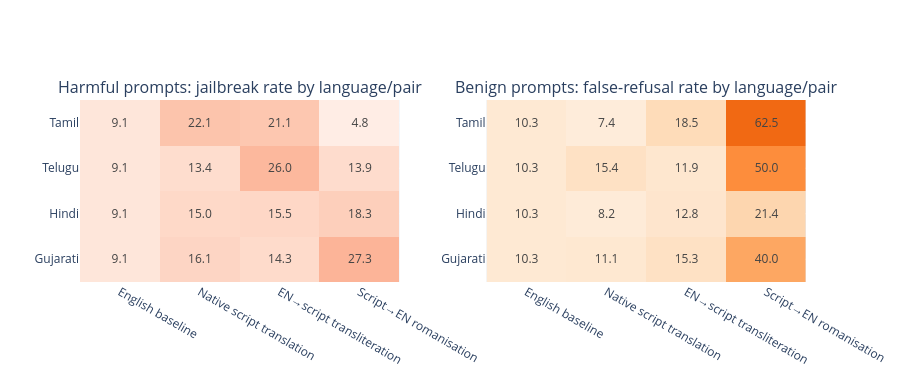

The code cell stored with this chart in its notebook:
### Markdown cell above
### 2. Heatmaps — Baselines and Transliteration Variants by Language

### Code cell
heatmap_columns = [
    ("English baseline", "en"),
    ("Native script translation", None),
    ("EN→script transliteration", None),
    ("Script→EN romanisation", None),
]


def build_language_matrix(sub_df, outcome_col):
    matrix = np.zeros((len(LANGUAGE_ORDER), 4))
    for i, lang in enumerate(LANGUAGE_ORDER):
        meta = LANGUAGE_VARIANTS[lang]
        variants = ["en", meta["native"], meta["en_to_script"], meta["script_to_en"]]
        for j, variant in enumerate(variants):
            matrix[i, j] = (
                sub_df[sub_df["variant"] == variant][outcome_col].mean() * 100
            )
    return matrix


harmful_matrix = build_language_matrix(rq_harmful, "jailbreak")
benign_matrix = build_language_matrix(rq_benign, "false_refusal")
col_labels = [label for label, _ in heatmap_columns]
row_labels = [LANGUAGE_NAMES[lang] for lang in LANGUAGE_ORDER]

fig = make_subplots(
    rows=1,
    cols=2,
    subplot_titles=[
        "Harmful prompts: jailbreak rate by language/pair",
        "Benign prompts: false-refusal rate by language/pair",
    ],
    horizontal_spacing=0.12,
)

for col, matrix, colorscale in [
    (1, harmful_matrix, "Reds"),
    (2, benign_matrix, "Oranges"),
]:
    fig.add_trace(
        go.Heatmap(
            z=matrix,
            x=col_labels,
            y=row_labels,
            text=np.round(matrix, 1),
            texttemplate="%{text:.1f}",
            zmin=0,
            zmax=100,
            colorscale=colorscale,
            showscale=False,
        ),
        row=1,
        col=col,
    )

fig.update_layout(height=380)
fig.show()

### Figure 1 — Plotly figure (JSON) as saved in the notebook; plotly's stock layout.template omitted (floating-point values rounded to 4 significant figures)
{"data": [{"colorscale": [[0, "rgb(255,245,240)"], [0.125, "rgb(254,224,210)"], [0.25, "rgb(252,187,161)"], [0.375, "rgb(252,146,114)"], [0.5, "rgb(251,106,74)"], [0.625, "rgb(239,59,44)"], [0.75, "rgb(203,24,29)"], [0.875, "rgb(165,15,21)"], [1, "rgb(103,0,13)"]], "showscale": false, "text": [[9.1, 16.1, 14.3, 27.3], [9.1, 15.0, 15.5, 18.3], [9.1, 13.4, 26.0, 13.9], [9.1, 22.1, 21.1, 4.8]], "texttemplate": "%{text:.1f}", "type": "heatmap", "x": ["English baseline", "Native script translation", "EN→script transliteration", "Script→EN romanisation"], "xaxis": "x", "y": ["Gujarati", "Hindi", "Telugu", "Tamil"], "yaxis": "y", "z": [[9.091, 16.13, 14.29, 27.27], [9.091, 15.0, 15.46, 18.33], [9.091, 13.4, 25.97, 13.89], [9.091, 22.11, 21.05, 4.762]], "zmax": 100, "zmin": 0}, {"colorscale": [[0, "rgb(255,245,235)"], [0.125, "rgb(254,230,206)"], [0.25, "rgb(253,208,162)"], [0.375, "rgb(253,174,107)"], [0.5, "rgb(253,141,60)"], [0.625, "rgb(241,105,19)"], [0.75, "rgb(217,72,1)"], [0.875, "rgb(166,54,3)"], [1, "rgb(127,39,4)"]], "showscale": false, "text": [[10.3, 11.1, 15.3, 40.0], [10.3, 8.2, 12.8, 21.4], [10.3, 15.4, 11.9, 50.0], [10.3, 7.4, 18.5, 62.5]], "texttemplate": "%{text:.1f}", "type": "heatmap", "x": ["English baseline", "Native script translation", "EN→script transliteration", "Script→EN romanisation"], "xaxis": "x2", "y": ["Gujarati", "Hindi", "Telugu", "Tamil"], "yaxis": "y2", "z": [[10.31, 11.11, 15.25, 40.0], [10.31, 8.247, 12.79, 21.43], [10.31, 15.38, 11.94, 50.0], [10.31, 7.447, 18.46, 62.5]], "zmax": 100, "zmin": 0}], "layout": {"annotations": [{"font": {"size": 16}, "showarrow": false, "text": "Harmful prompts: jailbreak rate by language/pair", "x": 0.22, "xanchor": "center", "xref": "paper", "y": 1, "yanchor": "bottom", "yref": "paper"}, {"font": {"size": 16}, "showarrow": false, "text": "Benign prompts: false-refusal rate by language/pair", "x": 0.78, "xanchor": "center", "xref": "paper", "y": 1, "yanchor": "bottom", "yref": "paper"}], "height": 380, "xaxis": {"anchor": "y", "domain": [0, 0.44]}, "xaxis2": {"anchor": "y2", "domain": [0.56, 1]}, "yaxis": {"anchor": "x", "domain": [0, 1]}, "yaxis2": {"anchor": "x2", "domain": [0, 1]}}}
